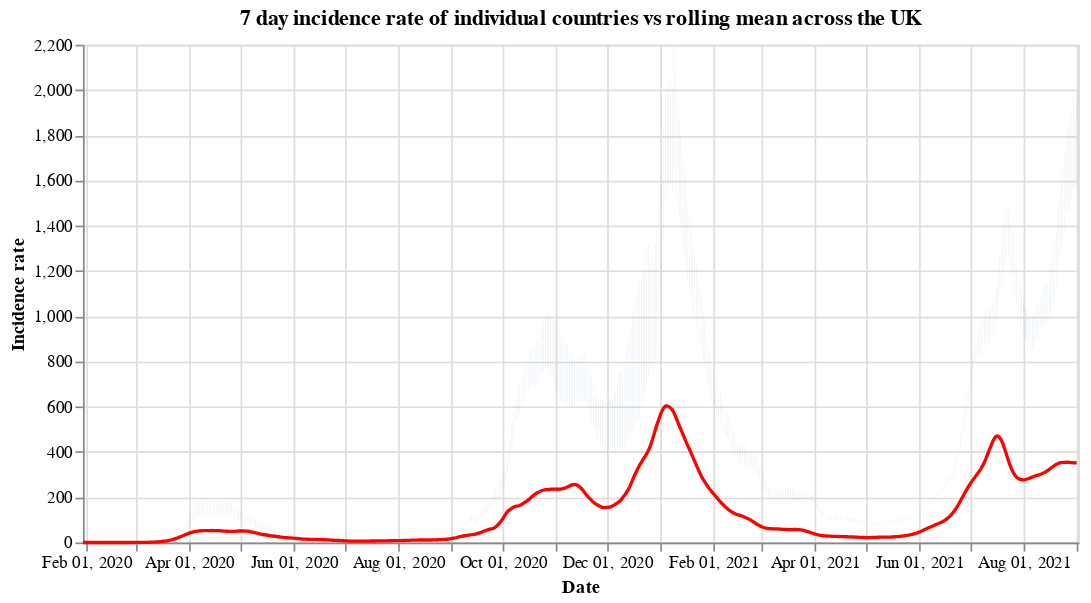

The notebook cell this image was saved under:
### Code cell
#collapse
countries = uk_cases['areaName'].unique()
countries.sort()

selection = alt.selection_single(
    name='Select',
    fields=['areaName'],
    init={'areaName': 'Wales'},
    bind={'areaName': alt.binding_select(options=countries)}
)

# scatter plot, modify opacity based on selection
bars = alt.Chart(uk_cases).mark_bar().add_selection(
    selection
).encode(
    x=alt.X("yearmonthdate(date):T", axis=alt.Axis(title='Date')),
    y=alt.Y("weeklyCasesRate:Q", axis=alt.Axis(title='Incidence rate')),
    tooltip='weeklyCasesRate:Q',
    opacity=alt.condition(selection, alt.value(1), alt.value(0))
).properties(title=f'7 day incidence rate of individual countries vs rolling mean across the UK', width=600)

line = alt.Chart(overview_cases).mark_line(
    color='red',
    size=2,
).transform_window(
    rolling_mean='mean(weeklyCasesRate)',
    frame=[0, 7]
).encode(
    x='yearmonthdate(date):T',
    y='rolling_mean:Q'
)

alt.layer(bars, line)

### Figure 1 — Vega-Lite specification as saved in the notebook (floating-point values rounded to 4 significant figures; data arrays with more than 128 entries replaced by an {"elided": "..."} marker saying what was removed)
{"config": {"view": {"continuousWidth": 400, "continuousHeight": 300}}, "layer": [{"data": {"name": "data-2dfb7771e55d740c521963f0d47b44e7"}, "mark": "bar", "encoding": {"opacity": {"condition": {"value": 1, "selection": "Select"}, "value": 0}, "tooltip": {"type": "quantitative", "field": "weeklyCasesRate"}, "x": {"type": "temporal", "axis": {"title": "Date"}, "field": "date", "timeUnit": "yearmonthdate"}, "y": {"type": "quantitative", "axis": {"title": "Incidence rate"}, "field": "weeklyCasesRate"}}, "selection": {"Select": {"type": "single", "fields": ["areaName"], "init": {"areaName": "Wales"}, "bind": {"areaName": {"input": "select", "options": ["England", "Northern Ireland", "Scotland", "Wales"]}}}}, "title": "7 day incidence rate of individual countries vs rolling mean across the UK", "width": 600}, {"data": {"name": "data-5045c0520c4f856d99030758d0215b36"}, "mark": {"type": "line", "color": "red", "size": 2}, "encoding": {"x": {"type": "temporal", "field": "date", "timeUnit": "yearmonthdate"}, "y": {"type": "quantitative", "field": "rolling_mean"}}, "transform": [{"window": [{"op": "mean", "field": "weeklyCasesRate", "as": "rolling_mean"}], "frame": [0, 7]}]}], "$schema": "https://vega.github.io/schema/vega-lite/v4.8.1.json", "datasets": {"data-2dfb7771e55d740c521963f0d47b44e7": {"elided": "2232 records"}, "data-5045c0520c4f856d99030758d0215b36": {"elided": "581 records"}}}
